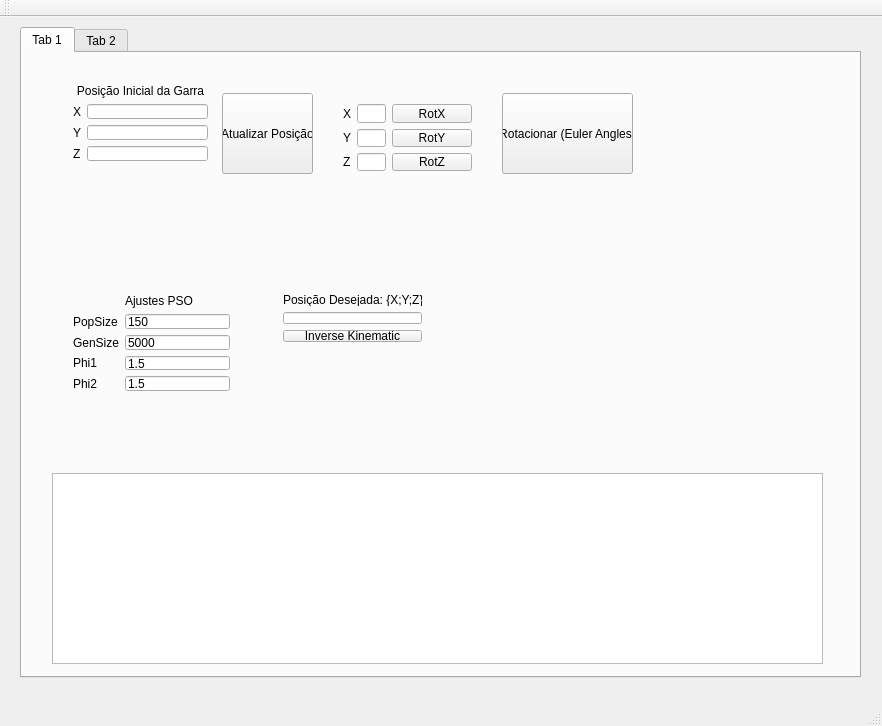
<?xml version="1.0" encoding="UTF-8"?>
<ui version="4.0">
 <class>MainWindow</class>
 <widget class="QMainWindow" name="MainWindow">
  <property name="geometry">
   <rect>
    <x>0</x>
    <y>0</y>
    <width>882</width>
    <height>726</height>
   </rect>
  </property>
  <property name="windowTitle">
   <string>MainWindow</string>
  </property>
  <widget class="QWidget" name="centralWidget">
   <widget class="QTabWidget" name="tabWidget">
    <property name="geometry">
     <rect>
      <x>20</x>
      <y>10</y>
      <width>841</width>
      <height>651</height>
     </rect>
    </property>
    <property name="currentIndex">
     <number>0</number>
    </property>
    <widget class="QWidget" name="tab">
     <attribute name="title">
      <string>Tab 1</string>
     </attribute>
     <widget class="QWidget" name="layoutWidget">
      <property name="geometry">
       <rect>
        <x>40</x>
        <y>20</y>
        <width>157</width>
        <height>99</height>
       </rect>
      </property>
      <layout class="QVBoxLayout" name="verticalLayout_2">
       <item>
        <widget class="QLabel" name="label">
         <property name="text">
          <string>Posição Inicial da Garra</string>
         </property>
         <property name="alignment">
          <set>Qt::AlignCenter</set>
         </property>
        </widget>
       </item>
       <item>
        <layout class="QHBoxLayout" name="horizontalLayout_5">
         <item>
          <widget class="QLabel" name="label_X_2">
           <property name="text">
            <string>X</string>
           </property>
          </widget>
         </item>
         <item>
          <widget class="QLineEdit" name="lineEdit_Px"/>
         </item>
        </layout>
       </item>
       <item>
        <layout class="QHBoxLayout" name="horizontalLayout_6">
         <item>
          <widget class="QLabel" name="label_Y_2">
           <property name="text">
            <string>Y</string>
           </property>
          </widget>
         </item>
         <item>
          <widget class="QLineEdit" name="lineEdit_Py"/>
         </item>
        </layout>
       </item>
       <item>
        <layout class="QHBoxLayout" name="horizontalLayout_4">
         <item>
          <widget class="QLabel" name="label_Z_2">
           <property name="text">
            <string>Z</string>
           </property>
          </widget>
         </item>
         <item>
          <widget class="QLineEdit" name="lineEdit_Pz"/>
         </item>
        </layout>
       </item>
      </layout>
     </widget>
     <widget class="QPushButton" name="pushButton_Posicao">
      <property name="geometry">
       <rect>
        <x>200</x>
        <y>40</y>
        <width>91</width>
        <height>81</height>
       </rect>
      </property>
      <property name="text">
       <string>Atualizar Posição</string>
      </property>
     </widget>
     <widget class="QWidget" name="layoutWidget">
      <property name="geometry">
       <rect>
        <x>310</x>
        <y>40</y>
        <width>151</width>
        <height>89</height>
       </rect>
      </property>
      <layout class="QVBoxLayout" name="verticalLayout">
       <item>
        <layout class="QHBoxLayout" name="horizontalLayout">
         <item>
          <widget class="QLabel" name="label_X">
           <property name="text">
            <string>X</string>
           </property>
          </widget>
         </item>
         <item>
          <widget class="QLineEdit" name="lineEdit_X"/>
         </item>
         <item>
          <widget class="QPushButton" name="pushButton_X">
           <property name="text">
            <string>RotX</string>
           </property>
          </widget>
         </item>
        </layout>
       </item>
       <item>
        <layout class="QHBoxLayout" name="horizontalLayout_2">
         <item>
          <widget class="QLabel" name="label_Y">
           <property name="text">
            <string>Y</string>
           </property>
          </widget>
         </item>
         <item>
          <widget class="QLineEdit" name="lineEdit_Y"/>
         </item>
         <item>
          <widget class="QPushButton" name="pushButton_Y">
           <property name="text">
            <string>RotY</string>
           </property>
          </widget>
         </item>
        </layout>
       </item>
       <item>
        <layout class="QHBoxLayout" name="horizontalLayout_3">
         <item>
          <widget class="QLabel" name="label_Z">
           <property name="text">
            <string>Z</string>
           </property>
          </widget>
         </item>
         <item>
          <widget class="QLineEdit" name="lineEdit_Z"/>
         </item>
         <item>
          <widget class="QPushButton" name="pushButton_Z">
           <property name="text">
            <string>RotZ</string>
           </property>
          </widget>
         </item>
        </layout>
       </item>
      </layout>
     </widget>
     <widget class="QPushButton" name="pushButton_Euler">
      <property name="geometry">
       <rect>
        <x>480</x>
        <y>40</y>
        <width>131</width>
        <height>81</height>
       </rect>
      </property>
      <property name="text">
       <string>Rotacionar (Euler Angles)</string>
      </property>
     </widget>
     <widget class="QTextEdit" name="textEdit_Console">
      <property name="geometry">
       <rect>
        <x>30</x>
        <y>420</y>
        <width>771</width>
        <height>191</height>
       </rect>
      </property>
     </widget>
     <widget class="QWidget" name="layoutWidget">
      <property name="geometry">
       <rect>
        <x>250</x>
        <y>230</y>
        <width>161</width>
        <height>70</height>
       </rect>
      </property>
      <layout class="QVBoxLayout" name="verticalLayout_4">
       <item>
        <widget class="QLabel" name="label_10">
         <property name="text">
          <string>Posição Desejada: {X;Y;Z}</string>
         </property>
        </widget>
       </item>
       <item>
        <widget class="QLineEdit" name="lineEdit_XYZ"/>
       </item>
       <item>
        <widget class="QPushButton" name="pushButton_Inversa">
         <property name="text">
          <string>Inverse Kinematic</string>
         </property>
        </widget>
       </item>
      </layout>
     </widget>
     <widget class="QWidget" name="layoutWidget">
      <property name="geometry">
       <rect>
        <x>40</x>
        <y>230</y>
        <width>179</width>
        <height>119</height>
       </rect>
      </property>
      <layout class="QGridLayout" name="gridLayout_12">
       <item row="0" column="1">
        <widget class="QLabel" name="label_11">
         <property name="text">
          <string>Ajustes PSO</string>
         </property>
        </widget>
       </item>
       <item row="1" column="0">
        <widget class="QLabel" name="label_12">
         <property name="text">
          <string>PopSize</string>
         </property>
        </widget>
       </item>
       <item row="1" column="1">
        <widget class="QLineEdit" name="lineEdit_PopSize">
         <property name="text">
          <string>150</string>
         </property>
        </widget>
       </item>
       <item row="2" column="0">
        <widget class="QLabel" name="label_15">
         <property name="text">
          <string>GenSize</string>
         </property>
        </widget>
       </item>
       <item row="2" column="1">
        <widget class="QLineEdit" name="lineEdit_GenSize">
         <property name="text">
          <string>5000</string>
         </property>
        </widget>
       </item>
       <item row="3" column="0">
        <widget class="QLabel" name="label_16">
         <property name="text">
          <string>Phi1</string>
         </property>
        </widget>
       </item>
       <item row="3" column="1">
        <widget class="QLineEdit" name="lineEdit_Phi1">
         <property name="text">
          <string>1.5</string>
         </property>
        </widget>
       </item>
       <item row="4" column="0">
        <widget class="QLabel" name="label_17">
         <property name="text">
          <string>Phi2</string>
         </property>
        </widget>
       </item>
       <item row="4" column="1">
        <widget class="QLineEdit" name="lineEdit_Phi2">
         <property name="text">
          <string>1.5</string>
         </property>
        </widget>
       </item>
      </layout>
     </widget>
    </widget>
    <widget class="QWidget" name="tab_2">
     <attribute name="title">
      <string>Tab 2</string>
     </attribute>
     <widget class="QWidget" name="layoutWidget">
      <property name="geometry">
       <rect>
        <x>10</x>
        <y>20</y>
        <width>265</width>
        <height>80</height>
       </rect>
      </property>
      <layout class="QVBoxLayout" name="verticalLayout_3">
       <item>
        <layout class="QHBoxLayout" name="horizontalLayout_7">
         <item>
          <widget class="QLabel" name="label_3">
           <property name="text">
            <string>Nome do Robô:                  </string>
           </property>
          </widget>
         </item>
         <item>
          <widget class="QLineEdit" name="lineEdit"/>
         </item>
        </layout>
       </item>
       <item>
        <layout class="QHBoxLayout" name="horizontalLayout_8">
         <item>
          <widget class="QLabel" name="label_2">
           <property name="text">
            <string>Graus de Liberdade:</string>
           </property>
          </widget>
         </item>
         <item>
          <widget class="QComboBox" name="comboBox_Graus">
           <item>
            <property name="text">
             <string>0</string>
            </property>
           </item>
           <item>
            <property name="text">
             <string>1</string>
            </property>
           </item>
           <item>
            <property name="text">
             <string>2</string>
            </property>
           </item>
           <item>
            <property name="text">
             <string>3</string>
            </property>
           </item>
           <item>
            <property name="text">
             <string>4</string>
            </property>
           </item>
           <item>
            <property name="text">
             <string>5</string>
            </property>
           </item>
           <item>
            <property name="text">
             <string>6</string>
            </property>
           </item>
           <item>
            <property name="text">
             <string>7</string>
            </property>
           </item>
           <item>
            <property name="text">
             <string>8</string>
            </property>
           </item>
           <item>
            <property name="text">
             <string>9</string>
            </property>
           </item>
          </widget>
         </item>
        </layout>
       </item>
       <item>
        <layout class="QHBoxLayout" name="horizontalLayout_9">
         <item>
          <widget class="QLabel" name="label_8">
           <property name="text">
            <string>Efetuador</string>
           </property>
          </widget>
         </item>
         <item>
          <widget class="QComboBox" name="comboBox_Efetuador">
           <item>
            <property name="text">
             <string>Não</string>
            </property>
           </item>
           <item>
            <property name="text">
             <string>Sim</string>
            </property>
           </item>
          </widget>
         </item>
        </layout>
       </item>
      </layout>
     </widget>
     <widget class="QWidget" name="layoutWidget">
      <property name="geometry">
       <rect>
        <x>10</x>
        <y>150</y>
        <width>806</width>
        <height>341</height>
       </rect>
      </property>
      <layout class="QGridLayout" name="gridLayout_10">
       <item row="0" column="0">
        <widget class="QWidget" name="widget_Junta_1" native="true">
         <layout class="QGridLayout" name="gridLayout">
          <item row="1" column="1" colspan="3">
           <widget class="QComboBox" name="comboBox_2">
            <item>
             <property name="text">
              <string>Rotação</string>
             </property>
            </item>
            <item>
             <property name="text">
              <string>Prismática</string>
             </property>
            </item>
           </widget>
          </item>
          <item row="1" column="0">
           <widget class="QLabel" name="label_4">
            <property name="text">
             <string>Tipo</string>
            </property>
           </widget>
          </item>
          <item row="0" column="1">
           <widget class="QLabel" name="label_5">
            <property name="text">
             <string>Junta 1</string>
            </property>
           </widget>
          </item>
          <item row="2" column="0">
           <widget class="QLabel" name="label_6">
            <property name="text">
             <string>Posição (cm)</string>
            </property>
           </widget>
          </item>
          <item row="2" column="1">
           <widget class="QLineEdit" name="lineEdit_101"/>
          </item>
          <item row="2" column="2">
           <widget class="QLineEdit" name="lineEdit_102"/>
          </item>
          <item row="2" column="3">
           <widget class="QLineEdit" name="lineEdit_103"/>
          </item>
          <item row="3" column="2">
           <widget class="QLineEdit" name="lineEdit_105"/>
          </item>
          <item row="3" column="0">
           <widget class="QLabel" name="label_7">
            <property name="text">
             <string>Orientação</string>
            </property>
           </widget>
          </item>
          <item row="3" column="1">
           <widget class="QLineEdit" name="lineEdit_104"/>
          </item>
          <item row="3" column="3">
           <widget class="QLineEdit" name="lineEdit_106"/>
          </item>
         </layout>
        </widget>
       </item>
       <item row="2" column="2">
        <widget class="QWidget" name="widget_Junta_9" native="true">
         <layout class="QGridLayout" name="gridLayout_9">
          <item row="4" column="0" colspan="2">
           <widget class="QLabel" name="label_70">
            <property name="text">
             <string>Orientação</string>
            </property>
           </widget>
          </item>
          <item row="3" column="2">
           <widget class="QLineEdit" name="lineEdit_149"/>
          </item>
          <item row="1" column="0">
           <widget class="QLabel" name="label_69">
            <property name="text">
             <string>Tipo</string>
            </property>
           </widget>
          </item>
          <item row="3" column="4">
           <widget class="QLineEdit" name="lineEdit_150"/>
          </item>
          <item row="3" column="5">
           <widget class="QLineEdit" name="lineEdit_151"/>
          </item>
          <item row="4" column="4">
           <widget class="QLineEdit" name="lineEdit_153"/>
          </item>
          <item row="3" column="0" colspan="2">
           <widget class="QLabel" name="label_74">
            <property name="text">
             <string>Posição (cm)</string>
            </property>
           </widget>
          </item>
          <item row="1" column="2" colspan="4">
           <widget class="QComboBox" name="comboBox_10">
            <item>
             <property name="text">
              <string>Rotação</string>
             </property>
            </item>
            <item>
             <property name="text">
              <string>Prismática</string>
             </property>
            </item>
           </widget>
          </item>
          <item row="4" column="2">
           <widget class="QLineEdit" name="lineEdit_152"/>
          </item>
          <item row="4" column="5">
           <widget class="QLineEdit" name="lineEdit_154"/>
          </item>
          <item row="0" column="2" colspan="2">
           <widget class="QLabel" name="label_75">
            <property name="text">
             <string>Junta 9</string>
            </property>
           </widget>
          </item>
         </layout>
        </widget>
       </item>
       <item row="1" column="2">
        <widget class="QWidget" name="widget_Junta_6" native="true">
         <layout class="QGridLayout" name="gridLayout_6">
          <item row="3" column="2">
           <widget class="QLineEdit" name="lineEdit_131"/>
          </item>
          <item row="1" column="0">
           <widget class="QLabel" name="label_45">
            <property name="text">
             <string>Tipo</string>
            </property>
           </widget>
          </item>
          <item row="4" column="0" colspan="2">
           <widget class="QLabel" name="label_46">
            <property name="text">
             <string>Orientação</string>
            </property>
           </widget>
          </item>
          <item row="3" column="5">
           <widget class="QLineEdit" name="lineEdit_133"/>
          </item>
          <item row="4" column="5">
           <widget class="QLineEdit" name="lineEdit_136"/>
          </item>
          <item row="3" column="4">
           <widget class="QLineEdit" name="lineEdit_132"/>
          </item>
          <item row="3" column="0" colspan="2">
           <widget class="QLabel" name="label_50">
            <property name="text">
             <string>Posição (cm)</string>
            </property>
           </widget>
          </item>
          <item row="1" column="2" colspan="4">
           <widget class="QComboBox" name="comboBox_7">
            <item>
             <property name="text">
              <string>Rotação</string>
             </property>
            </item>
            <item>
             <property name="text">
              <string>Prismática</string>
             </property>
            </item>
           </widget>
          </item>
          <item row="4" column="2">
           <widget class="QLineEdit" name="lineEdit_134"/>
          </item>
          <item row="4" column="4">
           <widget class="QLineEdit" name="lineEdit_135"/>
          </item>
          <item row="0" column="2" colspan="2">
           <widget class="QLabel" name="label_51">
            <property name="text">
             <string>Junta 6</string>
            </property>
           </widget>
          </item>
         </layout>
        </widget>
       </item>
       <item row="1" column="0">
        <widget class="QWidget" name="widget_Junta_4" native="true">
         <layout class="QGridLayout" name="gridLayout_5">
          <item row="3" column="2">
           <widget class="QLineEdit" name="lineEdit_119"/>
          </item>
          <item row="1" column="0">
           <widget class="QLabel" name="label_37">
            <property name="text">
             <string>Tipo</string>
            </property>
           </widget>
          </item>
          <item row="4" column="0" colspan="2">
           <widget class="QLabel" name="label_38">
            <property name="text">
             <string>Orientação</string>
            </property>
           </widget>
          </item>
          <item row="3" column="4">
           <widget class="QLineEdit" name="lineEdit_120"/>
          </item>
          <item row="4" column="5">
           <widget class="QLineEdit" name="lineEdit_124"/>
          </item>
          <item row="3" column="5">
           <widget class="QLineEdit" name="lineEdit_121"/>
          </item>
          <item row="1" column="2" colspan="4">
           <widget class="QComboBox" name="comboBox_6">
            <item>
             <property name="text">
              <string>Rotação</string>
             </property>
            </item>
            <item>
             <property name="text">
              <string>Prismática</string>
             </property>
            </item>
           </widget>
          </item>
          <item row="0" column="2" colspan="2">
           <widget class="QLabel" name="label_43">
            <property name="text">
             <string>Junta 4</string>
            </property>
           </widget>
          </item>
          <item row="4" column="4">
           <widget class="QLineEdit" name="lineEdit_123"/>
          </item>
          <item row="4" column="2">
           <widget class="QLineEdit" name="lineEdit_122"/>
          </item>
          <item row="3" column="0" colspan="2">
           <widget class="QLabel" name="label_42">
            <property name="text">
             <string>Posição (cm)</string>
            </property>
           </widget>
          </item>
         </layout>
        </widget>
       </item>
       <item row="0" column="2">
        <widget class="QWidget" name="widget_Junta_3" native="true">
         <layout class="QGridLayout" name="gridLayout_3">
          <item row="4" column="2">
           <widget class="QLineEdit" name="lineEdit_116"/>
          </item>
          <item row="1" column="2" colspan="4">
           <widget class="QComboBox" name="comboBox_4">
            <item>
             <property name="text">
              <string>Rotação</string>
             </property>
            </item>
            <item>
             <property name="text">
              <string>Prismática</string>
             </property>
            </item>
           </widget>
          </item>
          <item row="0" column="2" colspan="2">
           <widget class="QLabel" name="label_27">
            <property name="text">
             <string>Junta 3</string>
            </property>
           </widget>
          </item>
          <item row="3" column="0" colspan="2">
           <widget class="QLabel" name="label_26">
            <property name="text">
             <string>Posição (cm)</string>
            </property>
           </widget>
          </item>
          <item row="1" column="0">
           <widget class="QLabel" name="label_21">
            <property name="text">
             <string>Tipo</string>
            </property>
           </widget>
          </item>
          <item row="4" column="0" colspan="2">
           <widget class="QLabel" name="label_22">
            <property name="text">
             <string>Orientação</string>
            </property>
           </widget>
          </item>
          <item row="3" column="2">
           <widget class="QLineEdit" name="lineEdit_113"/>
          </item>
          <item row="3" column="5">
           <widget class="QLineEdit" name="lineEdit_115"/>
          </item>
          <item row="3" column="4">
           <widget class="QLineEdit" name="lineEdit_114"/>
          </item>
          <item row="4" column="5">
           <widget class="QLineEdit" name="lineEdit_118"/>
          </item>
          <item row="4" column="4">
           <widget class="QLineEdit" name="lineEdit_117"/>
          </item>
         </layout>
        </widget>
       </item>
       <item row="2" column="0">
        <widget class="QWidget" name="widget_Junta_7" native="true">
         <layout class="QGridLayout" name="gridLayout_8">
          <item row="3" column="2">
           <widget class="QLineEdit" name="lineEdit_137"/>
          </item>
          <item row="1" column="0">
           <widget class="QLabel" name="label_61">
            <property name="text">
             <string>Tipo</string>
            </property>
           </widget>
          </item>
          <item row="3" column="5">
           <widget class="QLineEdit" name="lineEdit_139"/>
          </item>
          <item row="4" column="0" colspan="2">
           <widget class="QLabel" name="label_62">
            <property name="text">
             <string>Orientação</string>
            </property>
           </widget>
          </item>
          <item row="3" column="4">
           <widget class="QLineEdit" name="lineEdit_138"/>
          </item>
          <item row="4" column="5">
           <widget class="QLineEdit" name="lineEdit_142"/>
          </item>
          <item row="3" column="0" colspan="2">
           <widget class="QLabel" name="label_66">
            <property name="text">
             <string>Posição (cm)</string>
            </property>
           </widget>
          </item>
          <item row="4" column="2">
           <widget class="QLineEdit" name="lineEdit_140"/>
          </item>
          <item row="4" column="4">
           <widget class="QLineEdit" name="lineEdit_141"/>
          </item>
          <item row="1" column="2" colspan="4">
           <widget class="QComboBox" name="comboBox_9">
            <item>
             <property name="text">
              <string>Rotação</string>
             </property>
            </item>
            <item>
             <property name="text">
              <string>Prismática</string>
             </property>
            </item>
           </widget>
          </item>
          <item row="0" column="2" colspan="2">
           <widget class="QLabel" name="label_67">
            <property name="text">
             <string>Junta 7</string>
            </property>
           </widget>
          </item>
         </layout>
        </widget>
       </item>
       <item row="0" column="1">
        <widget class="QWidget" name="widget_Junta_2" native="true">
         <layout class="QGridLayout" name="gridLayout_2">
          <item row="3" column="2">
           <widget class="QLineEdit" name="lineEdit_107"/>
          </item>
          <item row="1" column="0">
           <widget class="QLabel" name="label_13">
            <property name="text">
             <string>Tipo</string>
            </property>
           </widget>
          </item>
          <item row="4" column="0" colspan="2">
           <widget class="QLabel" name="label_14">
            <property name="text">
             <string>Orientação</string>
            </property>
           </widget>
          </item>
          <item row="4" column="5">
           <widget class="QLineEdit" name="lineEdit_112"/>
          </item>
          <item row="3" column="5">
           <widget class="QLineEdit" name="lineEdit_109"/>
          </item>
          <item row="4" column="4">
           <widget class="QLineEdit" name="lineEdit_111"/>
          </item>
          <item row="3" column="4">
           <widget class="QLineEdit" name="lineEdit_108"/>
          </item>
          <item row="3" column="0" colspan="2">
           <widget class="QLabel" name="label_18">
            <property name="text">
             <string>Posição (cm)</string>
            </property>
           </widget>
          </item>
          <item row="4" column="2">
           <widget class="QLineEdit" name="lineEdit_110"/>
          </item>
          <item row="0" column="2" colspan="2">
           <widget class="QLabel" name="label_19">
            <property name="text">
             <string>Junta 2</string>
            </property>
           </widget>
          </item>
          <item row="1" column="2" colspan="4">
           <widget class="QComboBox" name="comboBox_3">
            <item>
             <property name="text">
              <string>Rotação</string>
             </property>
            </item>
            <item>
             <property name="text">
              <string>Prismática</string>
             </property>
            </item>
           </widget>
          </item>
         </layout>
        </widget>
       </item>
       <item row="1" column="1">
        <widget class="QWidget" name="widget_Junta_5" native="true">
         <layout class="QGridLayout" name="gridLayout_4">
          <item row="3" column="2">
           <widget class="QLineEdit" name="lineEdit_125"/>
          </item>
          <item row="1" column="0">
           <widget class="QLabel" name="label_29">
            <property name="text">
             <string>Tipo</string>
            </property>
           </widget>
          </item>
          <item row="3" column="5">
           <widget class="QLineEdit" name="lineEdit_127"/>
          </item>
          <item row="3" column="4">
           <widget class="QLineEdit" name="lineEdit_126"/>
          </item>
          <item row="4" column="0" colspan="2">
           <widget class="QLabel" name="label_30">
            <property name="text">
             <string>Orientação</string>
            </property>
           </widget>
          </item>
          <item row="4" column="4">
           <widget class="QLineEdit" name="lineEdit_129"/>
          </item>
          <item row="3" column="0" colspan="2">
           <widget class="QLabel" name="label_34">
            <property name="text">
             <string>Posição (cm)</string>
            </property>
           </widget>
          </item>
          <item row="4" column="5">
           <widget class="QLineEdit" name="lineEdit_130"/>
          </item>
          <item row="4" column="2">
           <widget class="QLineEdit" name="lineEdit_128"/>
          </item>
          <item row="1" column="2" colspan="4">
           <widget class="QComboBox" name="comboBox_5">
            <item>
             <property name="text">
              <string>Rotação</string>
             </property>
            </item>
            <item>
             <property name="text">
              <string>Prismática</string>
             </property>
            </item>
           </widget>
          </item>
          <item row="0" column="2" colspan="2">
           <widget class="QLabel" name="label_35">
            <property name="text">
             <string>Junta 5</string>
            </property>
           </widget>
          </item>
         </layout>
        </widget>
       </item>
       <item row="2" column="1">
        <widget class="QWidget" name="widget_Junta_8" native="true">
         <layout class="QGridLayout" name="gridLayout_7">
          <item row="3" column="2">
           <widget class="QLineEdit" name="lineEdit_143"/>
          </item>
          <item row="4" column="0" colspan="2">
           <widget class="QLabel" name="label_54">
            <property name="text">
             <string>Orientação</string>
            </property>
           </widget>
          </item>
          <item row="1" column="0">
           <widget class="QLabel" name="label_53">
            <property name="text">
             <string>Tipo</string>
            </property>
           </widget>
          </item>
          <item row="3" column="4">
           <widget class="QLineEdit" name="lineEdit_144"/>
          </item>
          <item row="3" column="5">
           <widget class="QLineEdit" name="lineEdit_145"/>
          </item>
          <item row="4" column="5">
           <widget class="QLineEdit" name="lineEdit_148"/>
          </item>
          <item row="4" column="4">
           <widget class="QLineEdit" name="lineEdit_147"/>
          </item>
          <item row="3" column="0" colspan="2">
           <widget class="QLabel" name="label_58">
            <property name="text">
             <string>Posição (cm)</string>
            </property>
           </widget>
          </item>
          <item row="4" column="2">
           <widget class="QLineEdit" name="lineEdit_146"/>
          </item>
          <item row="1" column="2" colspan="4">
           <widget class="QComboBox" name="comboBox_8">
            <item>
             <property name="text">
              <string>Rotação</string>
             </property>
            </item>
            <item>
             <property name="text">
              <string>Prismática</string>
             </property>
            </item>
           </widget>
          </item>
          <item row="0" column="2" colspan="2">
           <widget class="QLabel" name="label_59">
            <property name="text">
             <string>Junta 8</string>
            </property>
           </widget>
          </item>
         </layout>
        </widget>
       </item>
      </layout>
     </widget>
     <widget class="QWidget" name="widget_Efetuador" native="true">
      <property name="geometry">
       <rect>
        <x>550</x>
        <y>20</y>
        <width>271</width>
        <height>111</height>
       </rect>
      </property>
      <layout class="QGridLayout" name="gridLayout_11">
       <item row="2" column="1">
        <widget class="QLineEdit" name="lineEdit_24"/>
       </item>
       <item row="3" column="0">
        <widget class="QLabel" name="label_72">
         <property name="text">
          <string>Orientação</string>
         </property>
        </widget>
       </item>
       <item row="1" column="1">
        <widget class="QLineEdit" name="lineEdit_21"/>
       </item>
       <item row="3" column="3">
        <widget class="QLineEdit" name="lineEdit_29"/>
       </item>
       <item row="1" column="3">
        <widget class="QLineEdit" name="lineEdit_23"/>
       </item>
       <item row="2" column="3">
        <widget class="QLineEdit" name="lineEdit_26"/>
       </item>
       <item row="3" column="2">
        <widget class="QLineEdit" name="lineEdit_28"/>
       </item>
       <item row="3" column="1">
        <widget class="QLineEdit" name="lineEdit_27"/>
       </item>
       <item row="2" column="2">
        <widget class="QLineEdit" name="lineEdit_25"/>
       </item>
       <item row="2" column="0">
        <widget class="QLabel" name="label_71">
         <property name="text">
          <string>Direção</string>
         </property>
        </widget>
       </item>
       <item row="1" column="2">
        <widget class="QLineEdit" name="lineEdit_22"/>
       </item>
       <item row="1" column="0">
        <widget class="QLabel" name="label_76">
         <property name="text">
          <string>Posição (cm)</string>
         </property>
        </widget>
       </item>
       <item row="0" column="1">
        <widget class="QLabel" name="label_9">
         <property name="text">
          <string>EFETUADOR</string>
         </property>
        </widget>
       </item>
      </layout>
     </widget>
    </widget>
   </widget>
  </widget>
  <widget class="QMenuBar" name="menuBar">
   <property name="geometry">
    <rect>
     <x>0</x>
     <y>0</y>
     <width>882</width>
     <height>21</height>
    </rect>
   </property>
  </widget>
  <widget class="QToolBar" name="mainToolBar">
   <attribute name="toolBarArea">
    <enum>TopToolBarArea</enum>
   </attribute>
   <attribute name="toolBarBreak">
    <bool>false</bool>
   </attribute>
  </widget>
  <widget class="QStatusBar" name="statusBar"/>
 </widget>
 <layoutdefault spacing="6" margin="11"/>
 <resources/>
 <connections/>
</ui>
